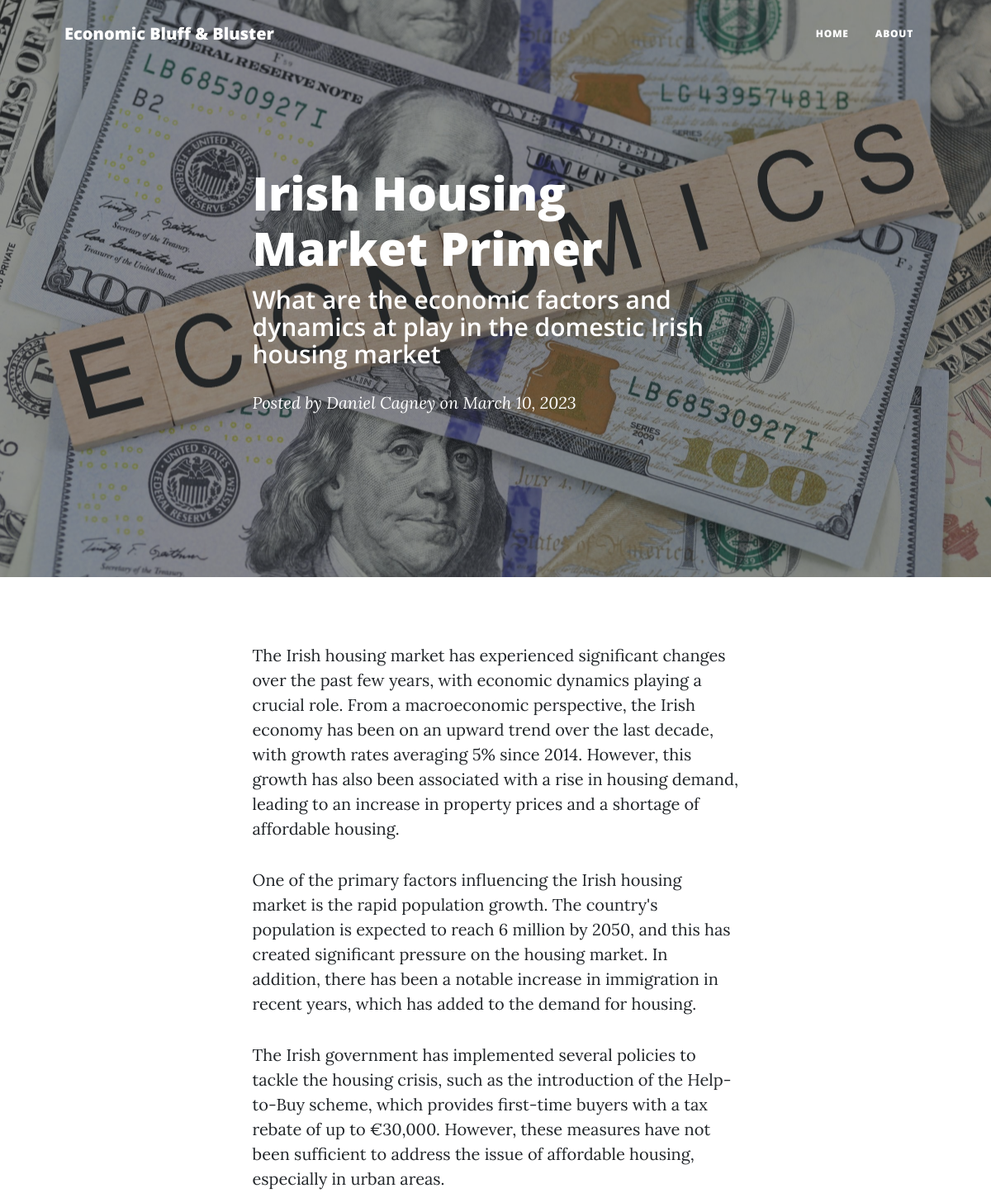
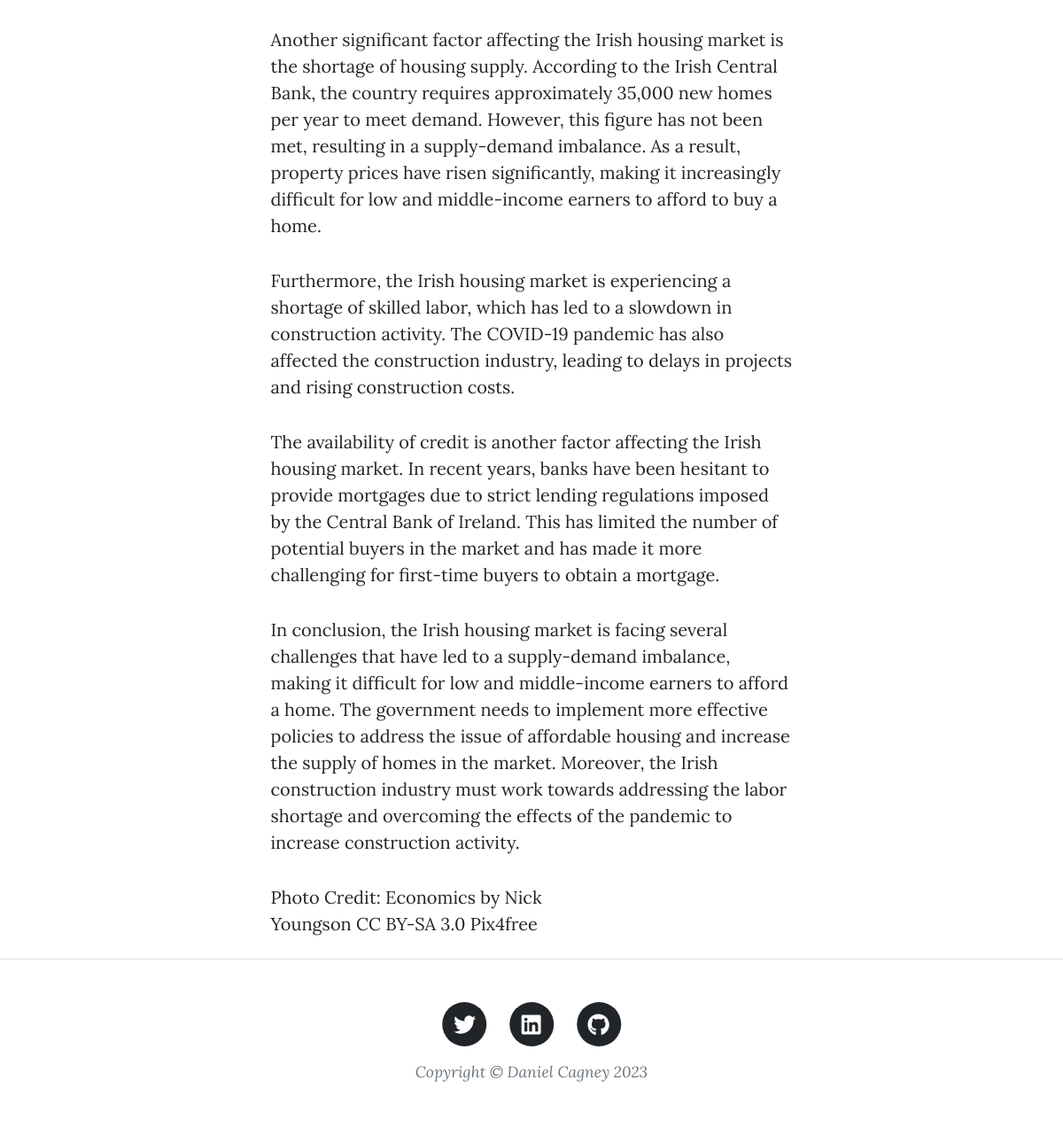
/post/6, run on the app's committed database (2 pictures, top to bottom).
### app.py (models this page shows)
class Blogpost(db.Model):
    id = db.Column(db.Integer, primary_key=True)
    title = db.Column(db.String(50))
    subtitle = db.Column(db.String(50))
    author = db.Column(db.String(20))
    date_posted = db.Column(db.DateTime)
    content = db.Column(db.Text)

### app.py (the view)
@app.route('/post/<int:post_id>')
def post(post_id):
    post = Blogpost.query.filter_by(id=post_id).one()
    return render_template('post.html', post=post, year=current_year)

### templates/post.html (shortened to what this page needs)
<!DOCTYPE html>
<html lang="en">
    <head>
        <link href="{{ url_for('static', filename='styles.css') }}" rel="stylesheet" />
    </head>
    <body>
        <nav class="navbar navbar-expand-lg navbar-light" id="mainNav">
            <div class="container px-4 px-lg-5">
                <a class="navbar-brand" href=" {{ url_for('index') }} ">Economic Bluff & Bluster</a>
                <div class="collapse navbar-collapse" id="navbarResponsive">
                    <ul class="navbar-nav ms-auto py-4 py-lg-0">
                        <li class="nav-item"><a class="nav-link px-lg-3 py-3 py-lg-4" href=" {{ url_for('index') }} ">Home</a></li>
                        <li class="nav-item"><a class="nav-link px-lg-3 py-3 py-lg-4" href=" {{ url_for('about') }} ">About</a></li>
                    </ul>
                </div>
            </div>
        </nav>
        <header class="masthead" style="background-image: url('{{ url_for('static', filename='/assets/img/economics.jpg') }} ' ) ">
            <div class="container position-relative px-4 px-lg-5">
                <div class="row gx-4 gx-lg-5 justify-content-center">
                    <div class="col-md-10 col-lg-8 col-xl-7">
                        <div class="post-heading">
                            <h1> {{ post.title }}</h1>
                            <h2 class="subheading">{{post.subtitle}}</h2>
                            <span class="meta">
                                Posted by
                                <a href="#!">{{post.author}}</a>
                                on {{post.date_posted.strftime('%B %d, %Y')}}
                            </span>
                        </div>
                    </div>
                </div>
            </div>
        </header>
        <article class="mb-4">
            <div class="container px-4 px-lg-5">
                <div class="row gx-4 gx-lg-5 justify-content-center">
                    <div class="col-md-10 col-lg-8 col-xl-7">
                        {{post.content | safe}}
                        <div class="col-md-10 col-lg-8 col-xl-7">Photo Credit: Economics by <a href="http://www.nyphotographic.com">Nick Youngson </a><a href="https://creativecommons.org/licenses/by-sa/3.0/">CC BY-SA 3.0</a> <a href="https://pix4free.org/search.php?clearSearch=true&searchPhrase=economics">Pix4free</a></div>
                    </div>
                </div>
            </div>
        </article>
        <footer class="border-top">
            <div class="container px-4 px-lg-5">
                <div class="row gx-4 gx-lg-5 justify-content-center">
                    <div class="col-md-10 col-lg-8 col-xl-7">
                        <ul class="list-inline text-center">
                            <li class="list-inline-item">
                                <a href="https://twitter.com/danny_cagney">
                                    <span class="fa-stack fa-lg">
                                        <i class="fas fa-circle fa-stack-2x"></i>
                                        <i class="fab fa-twitter fa-stack-1x fa-inverse"></i>
                                    </span>
                                </a>
                            </li>
                            <li class="list-inline-item">
                                <a href="https://www.linkedin.com/in/daniel-cagney-a7904262/">
                                    <span class="fa-stack fa-lg">
                                        <i class="fas fa-circle fa-stack-2x"></i>
                                        <i class="fab fa-linkedin fa-stack-1x fa-inverse"></i>
                                    </span>
                                </a>
                            </li>
                            <li class="list-inline-item">
                                <a href="https://github.com/danny-cagney">
                                    <span class="fa-stack fa-lg">
                                        <i class="fas fa-circle fa-stack-2x"></i>
                                        <i class="fab fa-github fa-stack-1x fa-inverse"></i>
                                    </span>
                                </a>
                            </li>
                        </ul>
                        <div class="small text-center text-muted fst-italic">Copyright &copy; Daniel Cagney {{year}}</div>
                    </div>
                </div>
            </div>
        </footer>
    </body>
</html>

### data on the page
Blogpost: title "Irish Housing Market Primer", subtitle "What are the economic factors and dynamics at play in the domestic Irish housing market", author "Daniel Cagney", date_posted "March 10, 2023", content "The Irish housing market has experienced significant changes over the past few years, with economic dynamics playing a crucial role. From a macroeconomic perspective, the Irish economy has been on an upward trend over the last decade, with growth rates averaging 5% since 2014. However, this growth has also been associated with a rise in housing demand, leading to an increase in property prices and a shortage of affordable housing. One of the primary factors influencing the Irish housing market is the rapid population growth. The country's population is expected to reach 6 million by 2050, and this has created significant pressure on the housing market. In addition, there has been a notable…"

### other printed values
{{ year }} "2023"
